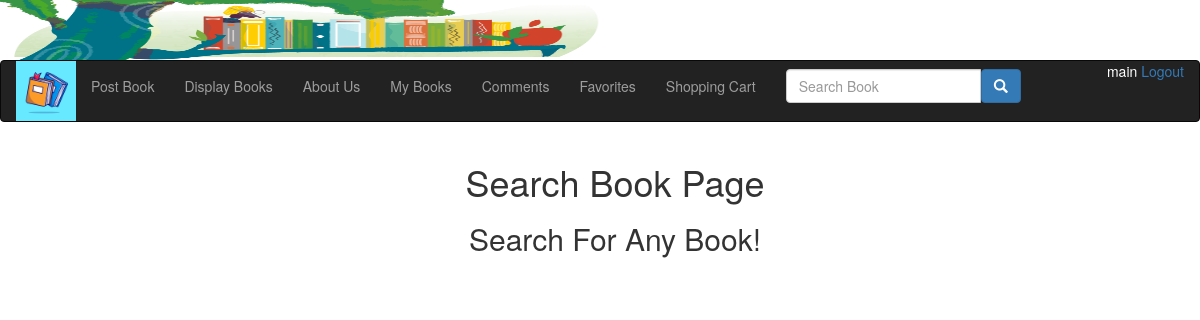
The page /searchbook (signed in) on the database its author committed.
### bookMng/models.py (models this page shows, shortened)
class MainMenu(models.Model):
    item = models.CharField(max_length=200, unique=True)
    link = models.CharField(max_length=200, unique=True)

### bookMng/views.py (the view)
# urls.py: path('searchbook', views.searchbook, name='searchbook'),
@login_required(login_url=reverse_lazy('login'))
def searchbook(request):
    if request.method == "POST":
        searched = request.POST['searched']
        books = Book.objects.filter(name__contains=searched)
        for book in books:
            book.pic_path = book.picture.url[14:]
        return render(request,
                     'bookMng/searchbook.html',
                      {
                          'item_list': MainMenu.objects.all(),
                          'searched': searched,
                          'book': books})
    else:
        return render(request,
                      'bookMng/searchbook.html',
                      {
                          'item_list': MainMenu.objects.all()}
                          )

### bookEx/templates/bookMng/searchbook.html (shortened to what this page needs)
{% extends "base.html" %}
{% load static %}
{% block sidenav %}
    {% for item in item_list %}
        {% if item.item != "Search Book" %}
            <li>
                <a href="{{item.link}}">{{item.item}}</a>
            </li>
        {% endif %}
    {% endfor %}
    <li>
        <form class="navbar-form" action="{% url 'searchbook' %}" method="post" novalidate>
            <div class="input-group">
                <input class="form-control" type="text" size="20" placeholder="Search Book" name="searched">
                <div class="input-group-btn">
                    <button type="submit" class="btn btn-primary">
                        <span class="glyphicon glyphicon-search"></span>
                    </button>
                </div>
            </div>
        </form>
    </li>
{% endblock sidenav %}
{% block content %}
    <div class="container">
        <h1 class="text-center">Search Book Page</h1>
        {% if book and searched %}
            <h2 class="text-center">You Searched For "{{ searched }}"</h2>
            <div class="table-responsive">
                <table class="table table-hover table-striped">
                    <thead>
                        <tr>
                            <th>Book Name</th>
                            <th>Book Price</th>
                            <th class="text-center">Book Image</th>
                        </tr>
                    </thead>
                    <tbody>
                        {% for book in book %}
                            <tr>
                                <td>
                                    <a href="{% url 'book_detail' book.id %}">
                                        {{ book.name }}
                                    </a>
                                </td>
                                <td>{{ book.price }}</td>
                                <td>
                                    <div class="text-center">
                                        <img src="{% static book.pic_path %}" height="60" width="60" alt=""/>
                                    </div>
                                </td>
                            </tr>
                        {% endfor %}
                    </tbody>
                </table>
            </div>
        {% elif not searched %}
            <h2 class="text-center">Search For Any Book!</h2>
        {% else %}
            <h2 class="text-center">You Searched For "{{ searched }}"</h2>
            <h3 class="text-center">Book Not Found!</h3>
        {% endif %}
    </div>
{% endblock content %}

### bookEx/templates/base.html (shortened to what this page needs)
{% load static %}
<!DOCTYPE html>
<html lang="en">
<head>
    <link rel="stylesheet" href="https://maxcdn.bootstrapcdn.com/bootstrap/3.4.1/css/bootstrap.min.css">
</head>
<body>
    <img src="{% static 'bannertest.jpg'%}" height="60" width="600" alt=""/>
    <nav class="navbar navbar-inverse" style="margin-top: 0px;">
        <div class="container-fluid">
            <div class="navbar-header">
                <img src="{% static 'logotest.jpg'%}" height="60" width="60" alt=""/>
             </div>
            <span style="float: right">
            {% if user.is_authenticated %}
                <span style="color:white">{{ user.username }}</span>
                <a href="{% url 'logout' %}?next=/">Logout</a>
            {% else %}
                <span style="color:white">Not Logged in</span>
                <a href="{% url 'login' %}?next=/"> Login </a>
            {% endif %}
            </span>
            <ul class="nav navbar-nav">
                {% block sidenav %}
                {% endblock sidenav %}
            </ul>
        </div>
    </nav>
    <div class="container">
        <section id="main">
            {% block content %}{% endblock content %}
        </section>
    </div>
</body>
</html>

### rows shown on the page
MainMenu: item "Post Book"
MainMenu: item "Display Books"
MainMenu: item "About Us"
MainMenu: item "My Books"
MainMenu: item "Comments"
MainMenu: item "Favorites"
MainMenu: item "Shopping Cart"

### other values the page prints
{{ user.username }} "main"
